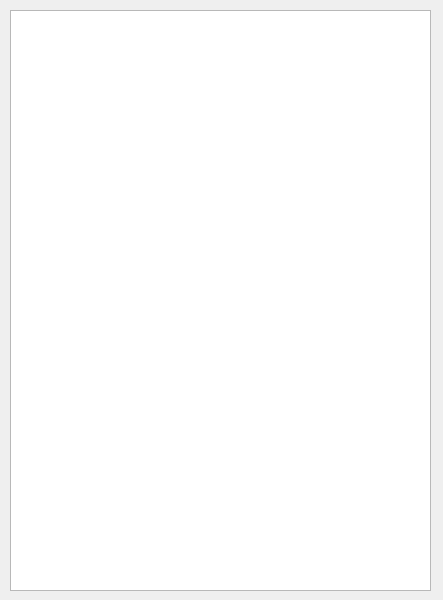
<?xml version="1.0" encoding="UTF-8"?>
<ui version="4.0">
 <class>MainWindow</class>
 <widget class="QMainWindow" name="MainWindow">
  <property name="geometry">
   <rect>
    <x>0</x>
    <y>0</y>
    <width>443</width>
    <height>600</height>
   </rect>
  </property>
  <property name="windowTitle">
   <string>Class Viewer</string>
  </property>
  <widget class="QWidget" name="centralwidget">
   <widget class="QTextBrowser" name="textBox">
    <property name="geometry">
     <rect>
      <x>10</x>
      <y>10</y>
      <width>421</width>
      <height>581</height>
     </rect>
    </property>
   </widget>
  </widget>
 </widget>
 <resources/>
 <connections/>
</ui>
